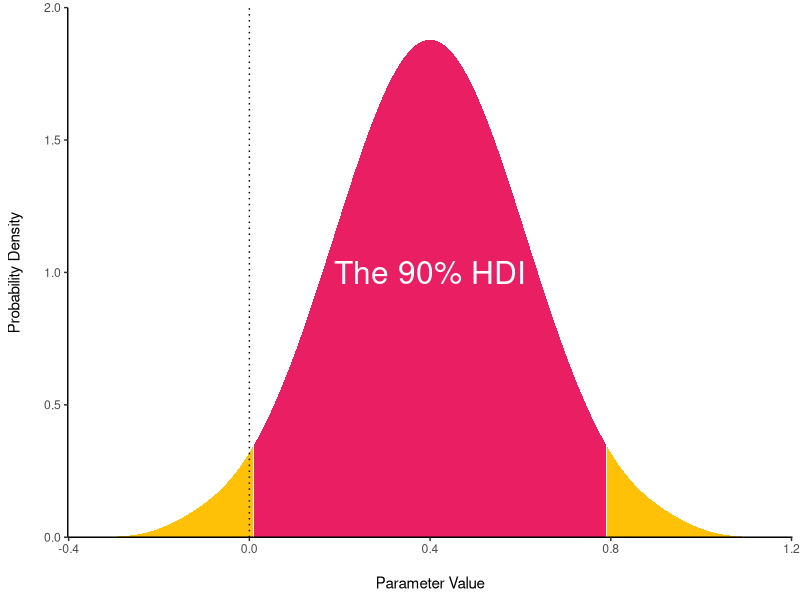

This figure's R source: (Note: this script raises an error after producing the figure.)
## ---- chunk 1
library(ggplot2)
library(dplyr)

options(digits=2)

knitr::opts_chunk$set(
  collapse = TRUE,
  dpi=450,
  fig.path = "man/figures/"
)
## ---- chunk 2
library("bayestestR")
## ---- chunk 3
hdi(rnorm(1000), ci = .90)
## ---- chunk 4
posterior <- rnorm_perfect(100, 0.4, 0.2)

posterior %>% 
  density() %>%
  as.data.frame() %>% 
  mutate(fill = ifelse(x < hdi(posterior)$CI_low, "low",
                       ifelse(x > hdi(posterior)$CI_high, "high", "middle"))) %>% 
  ggplot(aes(x=x, y=y, fill=fill)) +
  geom_ribbon(aes(ymin=0, ymax=y)) +
  geom_vline(xintercept=0, linetype="dotted") +
  theme_classic() +
  scale_y_continuous(expand = c(0, 0), limits = c(0, 2)) +
  scale_fill_manual(values=c("high"="#FFC107", "low"="#FFC107", "middle"="#E91E63"), guide=FALSE) +
  annotate("text", x=0.4, y=1, label="The 90% HDI", color="white", size=8) +
  xlab("\nParameter Value") +
  ylab("Probability Density\n")
## ---- chunk 5
map_estimate(rnorm(1000, 1, 1))
## ---- chunk 6
posterior <- distribution_normal(100, 0.4, 0.2)
map_result <- map_estimate(posterior, bw="nrd0")

posterior %>% 
  density() %>%
  as.data.frame() %>%  
  ggplot(aes(x=x, y=y)) +
  geom_ribbon(aes(ymin=0, ymax=y), fill="#FFC107") +
  geom_segment(x=0.4, xend=0.4, y=0, yend=attributes(map_result)$MAP_density, color="#E91E63", size=1) +
  geom_point(x=map_result, y=attributes(map_result)$MAP_density, color="#E91E63", size=5) +
  geom_vline(xintercept=0, linetype="dotted") +
  theme_classic() +
  scale_y_continuous(expand = c(0, 0), limits = c(0, 2)) +
  xlab("\nParameter Value") +
  ylab("Probability Density\n")
## ---- chunk 7
rope(rnorm(1000, 1, 1), range = c(-0.1, 0.1))
## ---- chunk 8
posterior <- rnorm_perfect(100, 0.4, 0.2)
posterior %>% 
  density() %>%
  as.data.frame() %>% 
  mutate(fill = ifelse(x < -0.1, "low",
                       ifelse(x > 0.1, "high", "middle"))) %>% 
  ggplot(aes(x=x, y=y, fill=fill)) +
  geom_ribbon(aes(ymin=0, ymax=y)) +
  geom_vline(xintercept=0, linetype="dotted") +
  theme_classic() +
  scale_y_continuous(expand = c(0, 0), limits = c(0, 2)) +
  scale_x_continuous(breaks = c(-0.1, 0.1, 0.4)) +
  scale_fill_manual(values=c("high"="#FFC107", "low"="#FFC107", "middle"="#E91E63"), guide=FALSE) +
  xlab("\nParameter Value") +
  ylab("Probability Density\n")
## ---- chunk 9
equivalence_test(rnorm(1000, 1, 1), range = c(-0.1, 0.1))
## ---- chunk 10
p_direction(rnorm(1000, mean = 1, sd = 1))
## ---- chunk 11
posterior <- rnorm_perfect(100, 0.4, 0.2)
posterior %>% 
  density() %>%
  as.data.frame() %>% 
  mutate(fill = ifelse(x < 0, "low", "high")) %>% 
  ggplot(aes(x=x, y=y, fill=fill)) +
  geom_ribbon(aes(ymin=0, ymax=y)) +
  geom_vline(xintercept=0, linetype="dotted") +
  theme_classic() +
  scale_y_continuous(expand = c(0, 0), limits = c(0, 2)) +
  scale_fill_manual(values=c("high"="#FFC107", "low"="#E91E63"), guide=FALSE) +
  xlab("\nParameter Value") +
  ylab("Probability Density\n")
## ---- chunk 12
prior <- rnorm(1000, mean = 0, sd = 1)
posterior <- rnorm(1000, mean = 1, sd = 0.7)

bayesfactor_savagedickey(posterior, prior, direction = "two-sided", hypothesis = 0)
## ---- chunk 13
posterior <- rnorm_perfect(1000, mean = 1, sd = 0.7) %>% 
  density() %>%
  as.data.frame()
prior <- rnorm_perfect(1000, mean = 0, sd = 1) %>% 
  density() %>%
  as.data.frame()

posterior %>% 
  ggplot(aes(x=x, y=y)) +
  geom_ribbon(aes(ymin=0, ymax=y), fill="#FFC107") +
  geom_line(data=prior, size=1, linetype="dotted") +
  geom_segment(x=0, xend=0, y=0, yend=max(prior$y), color="#2196F3", size=1) +
  geom_point(x=0, y=max(prior$y), color="#2196F3", size=5) +
  geom_segment(x=0, xend=0, y=0, yend=density_at(posterior$x, 0, bw="nrd0"), color="#E91E63", size=1) +
  geom_point(x=0, y=density_at(posterior$x, 0, bw="nrd0"), color="#E91E63", size=5) +
  theme_classic() +
  scale_y_continuous(expand = c(0, 0), limits = c(0, 0.65)) +
  scale_fill_manual(values=c("high"="#FFC107", "low"="#E91E63"), guide=FALSE) +
  xlab("\nParameter Value") +
  ylab("Probability Density\n")
## ---- chunk 14
p_rope(rnorm(1000, 1, 1), range = c(-0.1, 0.1))
## ---- chunk 15
p_map(posterior = rnorm(1000, 1, 1))
## ---- chunk 16
posterior <- rnorm_perfect(100, 0.4, 0.2)
map_result <- map_estimate(posterior, bw="nrd0")

posterior %>% 
  density() %>%
  as.data.frame() %>% 
  ggplot(aes(x=x, y=y)) +
  geom_ribbon(aes(ymin=0, ymax=y), fill="#FFC107") +
  geom_segment(x=0.4, xend=0.4, y=0, yend=attributes(map_result)$MAP_density, color="#E91E63", size=1) +
  geom_segment(x=0, xend=0, y=0, yend=density_at(posterior, 0, bw="nrd0"), color="#E91E63", size=1) +
  geom_point(x=map_result, y=attributes(map_result)$MAP_density, color="#E91E63", size=5) +
  geom_point(x=0, y=density_at(posterior, 0, bw="nrd0"), color="#E91E63", size=5) +
  geom_vline(xintercept=0, linetype="dotted") +
  theme_classic() +
  scale_y_continuous(expand = c(0, 0), limits = c(0, 2)) +
  xlab("\nParameter Value") +
  ylab("Probability Density\n")
